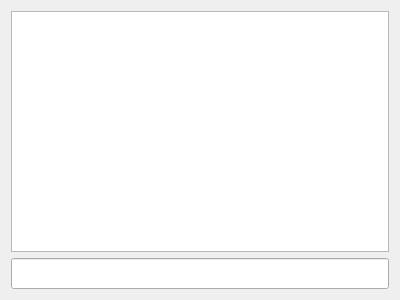
<?xml version="1.0" encoding="UTF-8"?>
<ui version="4.0">
 <class>RPNWidget</class>
 <widget class="QWidget" name="RPNWidget">
  <property name="geometry">
   <rect>
    <x>0</x>
    <y>0</y>
    <width>400</width>
    <height>300</height>
   </rect>
  </property>
  <property name="font">
   <font>
    <pointsize>11</pointsize>
   </font>
  </property>
  <property name="windowTitle">
   <string>HandyRPN</string>
  </property>
  <property name="windowIcon">
   <iconset resource="resources.qrc">
    <normaloff>:/images/windowIcon</normaloff>:/images/windowIcon</iconset>
  </property>
  <layout class="QVBoxLayout" name="verticalLayout">
   <item>
    <widget class="QScrollArea" name="scrollArea">
     <property name="frameShape">
      <enum>QFrame::NoFrame</enum>
     </property>
     <property name="widgetResizable">
      <bool>true</bool>
     </property>
     <widget class="QWidget" name="scrollAreaWidgetContents">
      <property name="geometry">
       <rect>
        <x>0</x>
        <y>0</y>
        <width>382</width>
        <height>250</height>
       </rect>
      </property>
      <layout class="QVBoxLayout" name="verticalLayout_3">
       <property name="margin">
        <number>0</number>
       </property>
       <item>
        <widget class="QTextBrowser" name="outputview">
         <property name="font">
          <font>
           <family>Source Code Pro</family>
           <pointsize>12</pointsize>
          </font>
         </property>
         <property name="frameShape">
          <enum>QFrame::StyledPanel</enum>
         </property>
        </widget>
       </item>
      </layout>
     </widget>
    </widget>
   </item>
   <item>
    <widget class="RPNLineEdit" name="inputbox">
     <property name="font">
      <font>
       <family>Source Code Pro</family>
       <pointsize>12</pointsize>
      </font>
     </property>
    </widget>
   </item>
  </layout>
 </widget>
 <layoutdefault spacing="6" margin="11"/>
 <customwidgets>
  <customwidget>
   <class>RPNLineEdit</class>
   <extends>QLineEdit</extends>
   <header>rpnlineedit.h</header>
  </customwidget>
 </customwidgets>
 <resources>
  <include location="resources.qrc"/>
 </resources>
 <connections/>
</ui>
